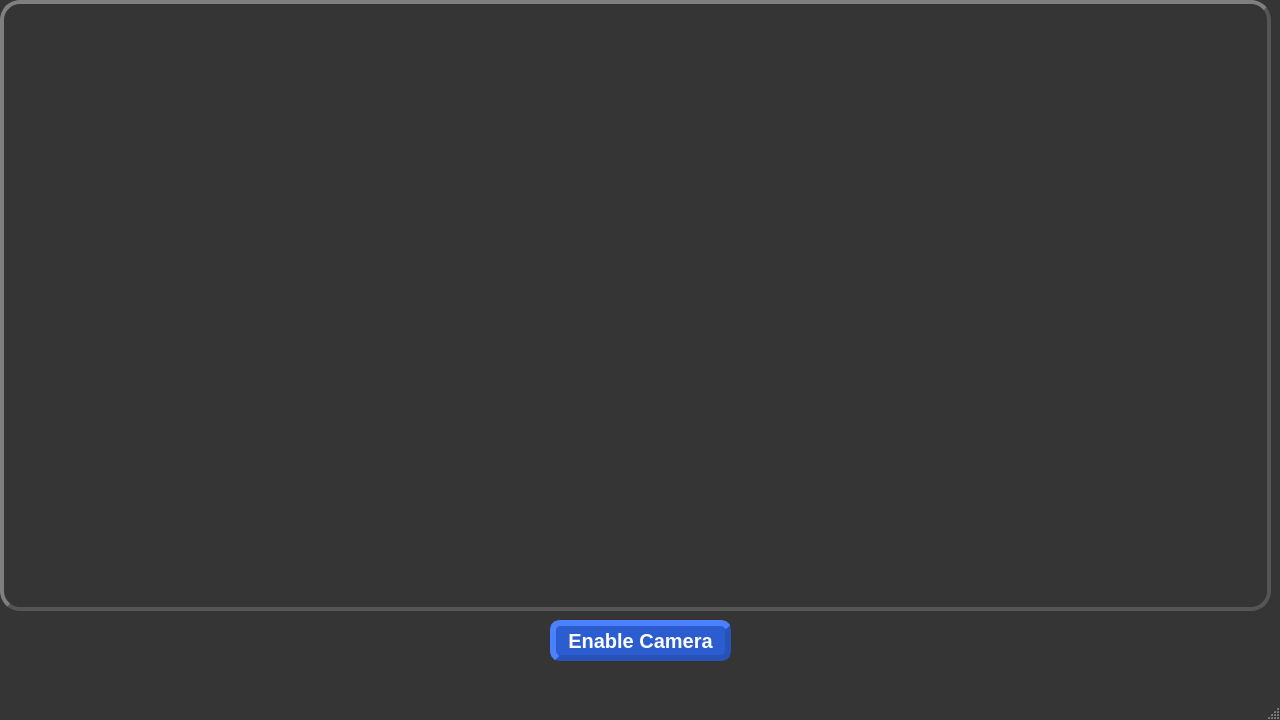
<?xml version="1.0" encoding="UTF-8"?>
<ui version="4.0">
 <class>MainWindow</class>
 <widget class="QMainWindow" name="MainWindow">
  <property name="geometry">
   <rect>
    <x>0</x>
    <y>0</y>
    <width>1280</width>
    <height>720</height>
   </rect>
  </property>
  <property name="windowTitle">
   <string>MainWindow</string>
  </property>
  <property name="styleSheet">
   <string notr="true">
QMainWindow{
	color:WHITE;
    background: qradialgradient(
        cx: 0.3, cy: -0.4, fx: 0.3, fy: -0.4,
        radius: 1.35, stop: 0 #fff, stop: 1 #888
        );
	background-color: rgb(53, 53, 53);
}</string>
  </property>
  <widget class="QWidget" name="centralwidget">
   <widget class="QPushButton" name="EnableCamera">
    <property name="geometry">
     <rect>
      <x>550</x>
      <y>620</y>
      <width>181</width>
      <height>41</height>
     </rect>
    </property>
    <property name="sizePolicy">
     <sizepolicy hsizetype="Fixed" vsizetype="Fixed">
      <horstretch>0</horstretch>
      <verstretch>0</verstretch>
     </sizepolicy>
    </property>
    <property name="styleSheet">
     <string notr="true">QPushButton {
    background-color: #2B5DD1;
    color: #FFFFFF;
    border-style: outset;
    padding: 2px;
    font: bold 20px;
    border-width: 6px;
    border-radius: 10px;
    border-color: #2752B8;
}
QPushButton:hover {
    background-color: lightgreen;
}</string>
    </property>
    <property name="text">
     <string>Enable Camera</string>
    </property>
   </widget>
   <widget class="QLabel" name="camera_screen">
    <property name="geometry">
     <rect>
      <x>0</x>
      <y>0</y>
      <width>1271</width>
      <height>611</height>
     </rect>
    </property>
    <property name="styleSheet">
     <string notr="true">border: 4px solid #555;
    border-radius: 20px;
	color:WHITE;
    border-style: outset;
    background: qradialgradient(
        cx: 0.3, cy: -0.4, fx: 0.3, fy: -0.4,
        radius: 1.35, stop: 0 #fff, stop: 1 #888
        );
	background-color: rgb(53, 53, 53);
    padding: 5px;</string>
    </property>
    <property name="text">
     <string/>
    </property>
   </widget>
  </widget>
  <widget class="QMenuBar" name="menubar">
   <property name="geometry">
    <rect>
     <x>0</x>
     <y>0</y>
     <width>1280</width>
     <height>26</height>
    </rect>
   </property>
  </widget>
  <widget class="QStatusBar" name="statusbar"/>
  <action name="Open_File">
   <property name="text">
    <string>Open File      Ctrl+O</string>
   </property>
  </action>
  <action name="Save_File">
   <property name="text">
    <string>Save File        Ctrl+S</string>
   </property>
  </action>
  <action name="actionClose_File">
   <property name="text">
    <string>Close File</string>
   </property>
  </action>
  <action name="actionExit">
   <property name="text">
    <string>Exit</string>
   </property>
  </action>
  <action name="ScannerTab">
   <property name="text">
    <string>Scanner      Ctrl+R</string>
   </property>
  </action>
  <action name="ParserRun">
   <property name="text">
    <string>Parser</string>
   </property>
  </action>
 </widget>
 <resources/>
 <connections/>
</ui>
